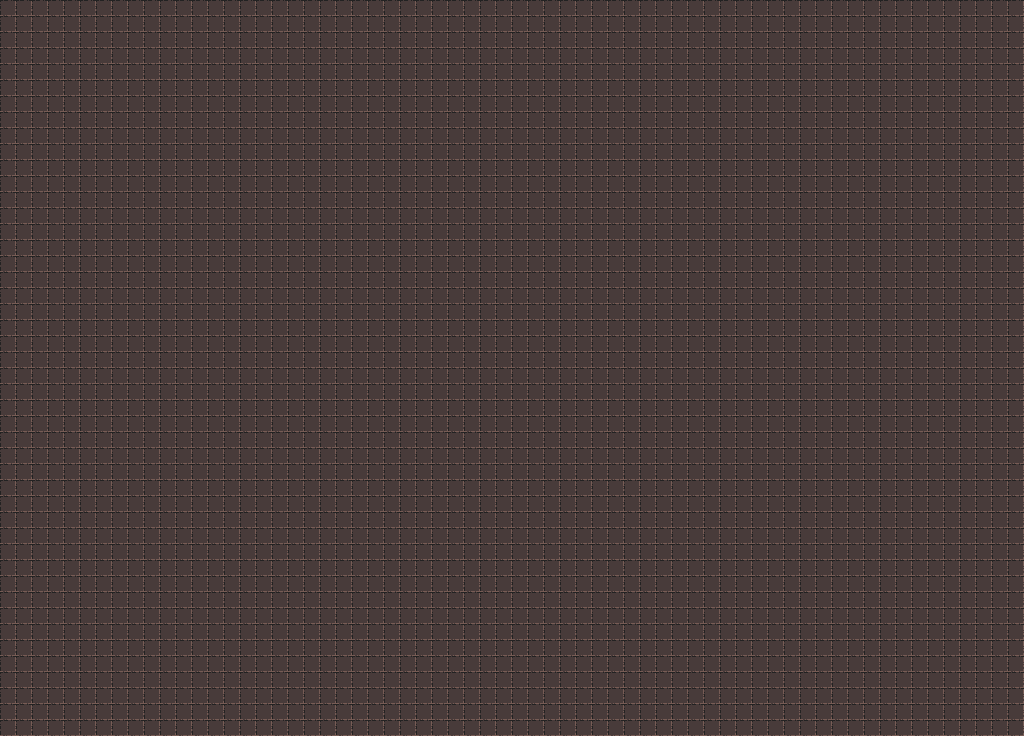

A level layout from a 2D game, rendered from its tile map. Below: a short description, then the map file with its tile-grid data intact:
An orthogonal 64x46 tile map with 16x16 px tiles, 1 tile layer (Tile Layer 1).

<map version="1.10" tiledversion="1.10.2" orientation="orthogonal" renderorder="right-down" width="64" height="46" tilewidth="16" tileheight="16" infinite="0" nextlayerid="2" nextobjectid="1">
 <tileset firstgid="1" source="atlas_floor-16x16.tsx" />
 <layer id="1" name="Tile Layer 1" width="64" height="46">
  <data encoding="csv">
1,1,1,1,1,1,1,1,1,1,1,1,1,1,1,1,1,1,1,1,1,1,1,1,1,1,1,1,1,1,1,1,1,1,1,1,1,1,1,1,1,1,1,1,1,1,1,1,1,1,1,1,1,1,1,1,1,1,1,1,1,1,1,1,
1,1,1,1,1,1,1,1,1,1,1,1,1,1,1,1,1,1,1,1,1,1,1,1,1,1,1,1,1,1,1,1,1,1,1,1,1,1,1,1,1,1,1,1,1,1,1,1,1,1,1,1,1,1,1,1,1,1,1,1,1,1,1,1,
1,1,1,1,1,1,1,1,1,1,1,1,1,1,1,1,1,1,1,1,1,1,1,1,1,1,1,1,1,1,1,1,1,1,1,1,1,1,1,1,1,1,1,1,1,1,1,1,1,1,1,1,1,1,1,1,1,1,1,1,1,1,1,1,
1,1,1,1,1,1,1,1,1,1,1,1,1,1,1,1,1,1,1,1,1,1,1,1,1,1,1,1,1,1,1,1,1,1,1,1,1,1,1,1,1,1,1,1,1,1,1,1,1,1,1,1,1,1,1,1,1,1,1,1,1,1,1,1,
1,1,1,1,1,1,1,1,1,1,1,1,1,1,1,1,1,1,1,1,1,1,1,1,1,1,1,1,1,1,1,1,1,1,1,1,1,1,1,1,1,1,1,1,1,1,1,1,1,1,1,1,1,1,1,1,1,1,1,1,1,1,1,1,
1,1,1,1,1,1,1,1,1,1,1,1,1,1,1,1,1,1,1,1,1,1,1,1,1,1,1,1,1,1,1,1,1,1,1,1,1,1,1,1,1,1,1,1,1,1,1,1,1,1,1,1,1,1,1,1,1,1,1,1,1,1,1,1,
1,1,1,1,1,1,1,1,1,1,1,1,1,1,1,1,1,1,1,1,1,1,1,1,1,1,1,1,1,1,1,1,1,1,1,1,1,1,1,1,1,1,1,1,1,1,1,1,1,1,1,1,1,1,1,1,1,1,1,1,1,1,1,1,
1,1,1,1,1,1,1,1,1,1,1,1,1,1,1,1,1,1,1,1,1,1,1,1,1,1,1,1,1,1,1,1,1,1,1,1,1,1,1,1,1,1,1,1,1,1,1,1,1,1,1,1,1,1,1,1,1,1,1,1,1,1,1,1,
1,1,1,1,1,1,1,1,1,1,1,1,1,1,1,1,1,1,1,1,1,1,1,1,1,1,1,1,1,1,1,1,1,1,1,1,1,1,1,1,1,1,1,1,1,1,1,1,1,1,1,1,1,1,1,1,1,1,1,1,1,1,1,1,
1,1,1,1,1,1,1,1,1,1,1,1,1,1,1,1,1,1,1,1,1,1,1,1,1,1,1,1,1,1,1,1,1,1,1,1,1,1,1,1,1,1,1,1,1,1,1,1,1,1,1,1,1,1,1,1,1,1,1,1,1,1,1,1,
1,1,1,1,1,1,1,1,1,1,1,1,1,1,1,1,1,1,1,1,1,1,1,1,1,1,1,1,1,1,1,1,1,1,1,1,1,1,1,1,1,1,1,1,1,1,1,1,1,1,1,1,1,1,1,1,1,1,1,1,1,1,1,1,
1,1,1,1,1,1,1,1,1,1,1,1,1,1,1,1,1,1,1,1,1,1,1,1,1,1,1,1,1,1,1,1,1,1,1,1,1,1,1,1,1,1,1,1,1,1,1,1,1,1,1,1,1,1,1,1,1,1,1,1,1,1,1,1,
1,1,1,1,1,1,1,1,1,1,1,1,1,1,1,1,1,1,1,1,1,1,1,1,1,1,1,1,1,1,1,1,1,1,1,1,1,1,1,1,1,1,1,1,1,1,1,1,1,1,1,1,1,1,1,1,1,1,1,1,1,1,1,1,
1,1,1,1,1,1,1,1,1,1,1,1,1,1,1,1,1,1,1,1,1,1,1,1,1,1,1,1,1,1,1,1,1,1,1,1,1,1,1,1,1,1,1,1,1,1,1,1,1,1,1,1,1,1,1,1,1,1,1,1,1,1,1,1,
1,1,1,1,1,1,1,1,1,1,1,1,1,1,1,1,1,1,1,1,1,1,1,1,1,1,1,1,1,1,1,1,1,1,1,1,1,1,1,1,1,1,1,1,1,1,1,1,1,1,1,1,1,1,1,1,1,1,1,1,1,1,1,1,
1,1,1,1,1,1,1,1,1,1,1,1,1,1,1,1,1,1,1,1,1,1,1,1,1,1,1,1,1,1,1,1,1,1,1,1,1,1,1,1,1,1,1,1,1,1,1,1,1,1,1,1,1,1,1,1,1,1,1,1,1,1,1,1,
1,1,1,1,1,1,1,1,1,1,1,1,1,1,1,1,1,1,1,1,1,1,1,1,1,1,1,1,1,1,1,1,1,1,1,1,1,1,1,1,1,1,1,1,1,1,1,1,1,1,1,1,1,1,1,1,1,1,1,1,1,1,1,1,
1,1,1,1,1,1,1,1,1,1,1,1,1,1,1,1,1,1,1,1,1,1,1,1,1,1,1,1,1,1,1,1,1,1,1,1,1,1,1,1,1,1,1,1,1,1,1,1,1,1,1,1,1,1,1,1,1,1,1,1,1,1,1,1,
1,1,1,1,1,1,1,1,1,1,1,1,1,1,1,1,1,1,1,1,1,1,1,1,1,1,1,1,1,1,1,1,1,1,1,1,1,1,1,1,1,1,1,1,1,1,1,1,1,1,1,1,1,1,1,1,1,1,1,1,1,1,1,1,
1,1,1,1,1,1,1,1,1,1,1,1,1,1,1,1,1,1,1,1,1,1,1,1,1,1,1,1,1,1,1,1,1,1,1,1,1,1,1,1,1,1,1,1,1,1,1,1,1,1,1,1,1,1,1,1,1,1,1,1,1,1,1,1,
1,1,1,1,1,1,1,1,1,1,1,1,1,1,1,1,1,1,1,1,1,1,1,1,1,1,1,1,1,1,1,1,1,1,1,1,1,1,1,1,1,1,1,1,1,1,1,1,1,1,1,1,1,1,1,1,1,1,1,1,1,1,1,1,
1,1,1,1,1,1,1,1,1,1,1,1,1,1,1,1,1,1,1,1,1,1,1,1,1,1,1,1,1,1,1,1,1,1,1,1,1,1,1,1,1,1,1,1,1,1,1,1,1,1,1,1,1,1,1,1,1,1,1,1,1,1,1,1,
1,1,1,1,1,1,1,1,1,1,1,1,1,1,1,1,1,1,1,1,1,1,1,1,1,1,1,1,1,1,1,1,1,1,1,1,1,1,1,1,1,1,1,1,1,1,1,1,1,1,1,1,1,1,1,1,1,1,1,1,1,1,1,1,
1,1,1,1,1,1,1,1,1,1,1,1,1,1,1,1,1,1,1,1,1,1,1,1,1,1,1,1,1,1,1,1,1,1,1,1,1,1,1,1,1,1,1,1,1,1,1,1,1,1,1,1,1,1,1,1,1,1,1,1,1,1,1,1,
1,1,1,1,1,1,1,1,1,1,1,1,1,1,1,1,1,1,1,1,1,1,1,1,1,1,1,1,1,1,1,1,1,1,1,1,1,1,1,1,1,1,1,1,1,1,1,1,1,1,1,1,1,1,1,1,1,1,1,1,1,1,1,1,
1,1,1,1,1,1,1,1,1,1,1,1,1,1,1,1,1,1,1,1,1,1,1,1,1,1,1,1,1,1,1,1,1,1,1,1,1,1,1,1,1,1,1,1,1,1,1,1,1,1,1,1,1,1,1,1,1,1,1,1,1,1,1,1,
1,1,1,1,1,1,1,1,1,1,1,1,1,1,1,1,1,1,1,1,1,1,1,1,1,1,1,1,1,1,1,1,1,1,1,1,1,1,1,1,1,1,1,1,1,1,1,1,1,1,1,1,1,1,1,1,1,1,1,1,1,1,1,1,
1,1,1,1,1,1,1,1,1,1,1,1,1,1,1,1,1,1,1,1,1,1,1,1,1,1,1,1,1,1,1,1,1,1,1,1,1,1,1,1,1,1,1,1,1,1,1,1,1,1,1,1,1,1,1,1,1,1,1,1,1,1,1,1,
1,1,1,1,1,1,1,1,1,1,1,1,1,1,1,1,1,1,1,1,1,1,1,1,1,1,1,1,1,1,1,1,1,1,1,1,1,1,1,1,1,1,1,1,1,1,1,1,1,1,1,1,1,1,1,1,1,1,1,1,1,1,1,1,
1,1,1,1,1,1,1,1,1,1,1,1,1,1,1,1,1,1,1,1,1,1,1,1,1,1,1,1,1,1,1,1,1,1,1,1,1,1,1,1,1,1,1,1,1,1,1,1,1,1,1,1,1,1,1,1,1,1,1,1,1,1,1,1,
1,1,1,1,1,1,1,1,1,1,1,1,1,1,1,1,1,1,1,1,1,1,1,1,1,1,1,1,1,1,1,1,1,1,1,1,1,1,1,1,1,1,1,1,1,1,1,1,1,1,1,1,1,1,1,1,1,1,1,1,1,1,1,1,
1,1,1,1,1,1,1,1,1,1,1,1,1,1,1,1,1,1,1,1,1,1,1,1,1,1,1,1,1,1,1,1,1,1,1,1,1,1,1,1,1,1,1,1,1,1,1,1,1,1,1,1,1,1,1,1,1,1,1,1,1,1,1,1,
1,1,1,1,1,1,1,1,1,1,1,1,1,1,1,1,1,1,1,1,1,1,1,1,1,1,1,1,1,1,1,1,1,1,1,1,1,1,1,1,1,1,1,1,1,1,1,1,1,1,1,1,1,1,1,1,1,1,1,1,1,1,1,1,
1,1,1,1,1,1,1,1,1,1,1,1,1,1,1,1,1,1,1,1,1,1,1,1,1,1,1,1,1,1,1,1,1,1,1,1,1,1,1,1,1,1,1,1,1,1,1,1,1,1,1,1,1,1,1,1,1,1,1,1,1,1,1,1,
1,1,1,1,1,1,1,1,1,1,1,1,1,1,1,1,1,1,1,1,1,1,1,1,1,1,1,1,1,1,1,1,1,1,1,1,1,1,1,1,1,1,1,1,1,1,1,1,1,1,1,1,1,1,1,1,1,1,1,1,1,1,1,1,
1,1,1,1,1,1,1,1,1,1,1,1,1,1,1,1,1,1,1,1,1,1,1,1,1,1,1,1,1,1,1,1,1,1,1,1,1,1,1,1,1,1,1,1,1,1,1,1,1,1,1,1,1,1,1,1,1,1,1,1,1,1,1,1,
1,1,1,1,1,1,1,1,1,1,1,1,1,1,1,1,1,1,1,1,1,1,1,1,1,1,1,1,1,1,1,1,1,1,1,1,1,1,1,1,1,1,1,1,1,1,1,1,1,1,1,1,1,1,1,1,1,1,1,1,1,1,1,1,
1,1,1,1,1,1,1,1,1,1,1,1,1,1,1,1,1,1,1,1,1,1,1,1,1,1,1,1,1,1,1,1,1,1,1,1,1,1,1,1,1,1,1,1,1,1,1,1,1,1,1,1,1,1,1,1,1,1,1,1,1,1,1,1,
1,1,1,1,1,1,1,1,1,1,1,1,1,1,1,1,1,1,1,1,1,1,1,1,1,1,1,1,1,1,1,1,1,1,1,1,1,1,1,1,1,1,1,1,1,1,1,1,1,1,1,1,1,1,1,1,1,1,1,1,1,1,1,1,
1,1,1,1,1,1,1,1,1,1,1,1,1,1,1,1,1,1,1,1,1,1,1,1,1,1,1,1,1,1,1,1,1,1,1,1,1,1,1,1,1,1,1,1,1,1,1,1,1,1,1,1,1,1,1,1,1,1,1,1,1,1,1,1,
1,1,1,1,1,1,1,1,1,1,1,1,1,1,1,1,1,1,1,1,1,1,1,1,1,1,1,1,1,1,1,1,1,1,1,1,1,1,1,1,1,1,1,1,1,1,1,1,1,1,1,1,1,1,1,1,1,1,1,1,1,1,1,1,
1,1,1,1,1,1,1,1,1,1,1,1,1,1,1,1,1,1,1,1,1,1,1,1,1,1,1,1,1,1,1,1,1,1,1,1,1,1,1,1,1,1,1,1,1,1,1,1,1,1,1,1,1,1,1,1,1,1,1,1,1,1,1,1,
1,1,1,1,1,1,1,1,1,1,1,1,1,1,1,1,1,1,1,1,1,1,1,1,1,1,1,1,1,1,1,1,1,1,1,1,1,1,1,1,1,1,1,1,1,1,1,1,1,1,1,1,1,1,1,1,1,1,1,1,1,1,1,1,
1,1,1,1,1,1,1,1,1,1,1,1,1,1,1,1,1,1,1,1,1,1,1,1,1,1,1,1,1,1,1,1,1,1,1,1,1,1,1,1,1,1,1,1,1,1,1,1,1,1,1,1,1,1,1,1,1,1,1,1,1,1,1,1,
1,1,1,1,1,1,1,1,1,1,1,1,1,1,1,1,1,1,1,1,1,1,1,1,1,1,1,1,1,1,1,1,1,1,1,1,1,1,1,1,1,1,1,1,1,1,1,1,1,1,1,1,1,1,1,1,1,1,1,1,1,1,1,1,
1,1,1,1,1,1,1,1,1,1,1,1,1,1,1,1,1,1,1,1,1,1,1,1,1,1,1,1,1,1,1,1,1,1,1,1,1,1,1,1,1,1,1,1,1,1,1,1,1,1,1,1,1,1,1,1,1,1,1,1,1,1,1,1
</data>
 </layer>
</map>
